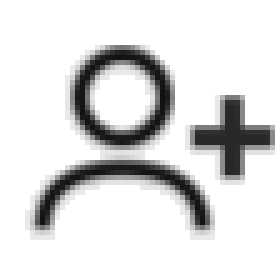
#> input picture client/client/image/addFriend.png, 55 x 53 px, found by its file name (shown 5 times larger)
$ python setImage.py
#> lines starting #> are read from the running program, lines starting #| are printed output that depends on the picture
from PIL import Image

def soften_edges(image_path, output_path):
    img = Image.open(image_path).convert("RGB")
#> img is the input picture: PIL image 55x53 RGB; min 18, max 255, mean 219.9
    pixels = img.load()
    width, height = img.size
#> width = 55; height = 53

    for y in range(height):
        for x in range(width):
            r, g, b = pixels[x, y]
            if (r, g, b) != (255, 255, 255):
                # 곡선 인식에 필요한 최소한의 대비 유지하며 연하게 처리
                new_r = min(255, int(r + (255 - r) * 0.6))  # 밝게
                new_g = min(255, int(g + (255 - g) * 0.6))
                new_b = min(255, int(b + (255 - b) * 0.6))
                pixels[x, y] = (new_r, new_g, new_b)

    img.save(output_path)
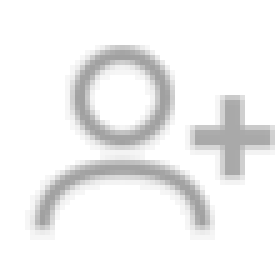
#> saved as addFriend_soft.png: PIL image 55x53 RGB (shown 5 times larger); min 160, max 255, mean 240.9
    print(f"선이 얇게 보이도록 조정 완료: {output_path}")

# 예시 사용
soften_edges("C:/workspace/KDT/kakaotalk/client/client/image/addFriend.png",
             "C:/workspace/KDT/kakaotalk/client/client/image/addFriend_soft.png")
